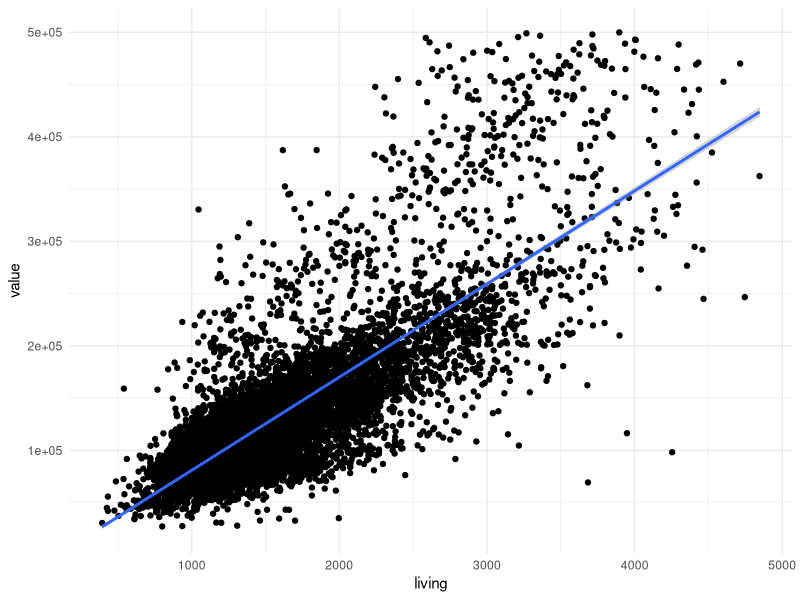
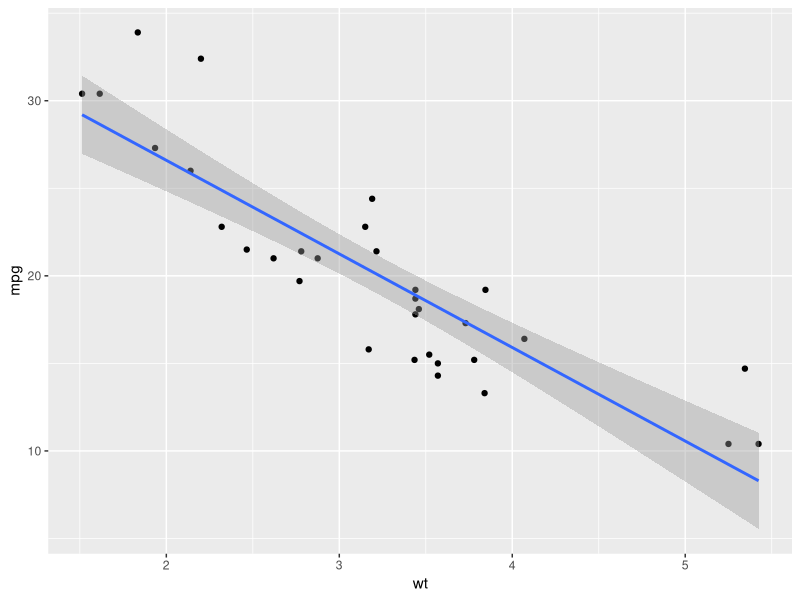
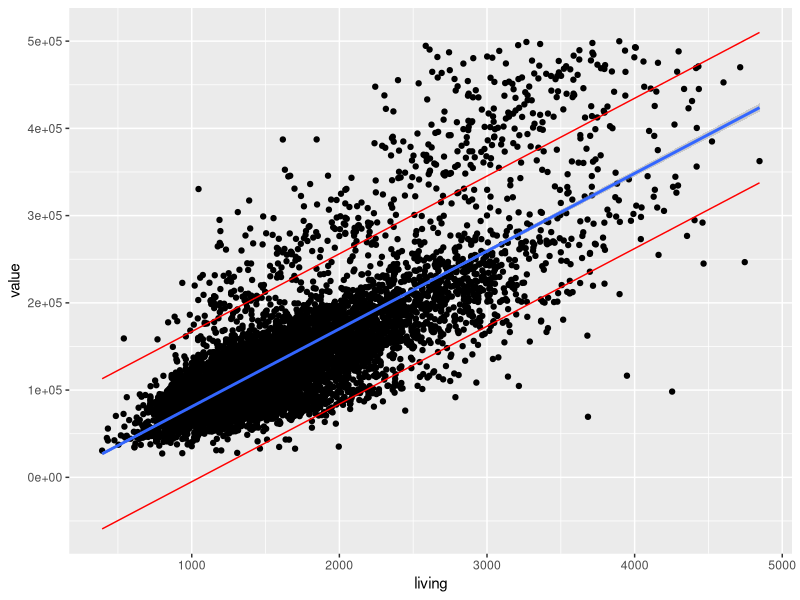

The R script that drew these images, in order:
## ---- chunk 1
knitr::opts_chunk$set(echo = TRUE, 
                      warning=FALSE, 
                      message=FALSE,
                      comment=NA, 
                      fig.align='center', 
                      fig.width=5, 
                      fig.height=5)
library(tidyverse)
## ---- chunk 2
d = read.csv('NewHavenHousing.csv')

## remove houses over $500k, 5000 sq ft, and 10 acres
d = d[d$living<=5000 & d$value<=500000 & d$land<=10,]   
d = d %>% filter(living<=5000, value<=500000, land<=10) ## same

m1 = lm(value ~ living, data=d)
d$yhat = predict(m1, newdata=d)
## ---- chunk 3
sse = sum((d$value - d$yhat)^2)
s2 = sse/(nrow(d)-2)
s2
s=sqrt(s2)
s
## ---- chunk 4
s2 = sum(m1$residuals^2)/(nrow(d)-2)
s = sqrt(s2)
s
## ---- chunk 5
summary(m1)
## ---- chunk 6
summary(m1)$sigma
## ---- chunk 7
m2 = lm(mpg~wt, data=mtcars)
summary(m2)
summary(m2)$sigma
sigma(m2)
## ---- chunk 8
sxx = sum((d$living - mean(d$living))^2)
s2beta1 = s2/sxx
sbeta1 = sqrt(s2beta1)
sbeta1
## ---- chunk 9
summary(m1)$coefficient

## ---- chunk 10
n = nrow(d)
tstar = qt(.975, df = n-2)
tstar
beta1 = as.numeric(m1$coefficients[2])
beta1 - tstar*sbeta1
beta1 + tstar*sbeta1
## ---- chunk 11
confint(m1, parm=c('living'), level=.95)
#confint(m1, parm = '(Intercept)', level=.95)
## ---- chunk 12
t = beta1/sbeta1
t
pt(-t, df=n-2)*2
## ---- chunk 13
summary(m1)
## ---- chunk 14
d$yhat = predict(m1, newdata=d)
xstar = d$living[1]
yhat = d$yhat[1]

## find standard deviation of yhat
sy = s*sqrt(1/n + (xstar - mean(d$living))^2/sxx)
sy

t = qt(.975, df=n-2)
t

## find CI
yhat - t*sy ## same t as above
yhat + t*sy 
## ---- chunk 15
d$yhat    = predict(m1, newdata=d)
d$yhat.se = predict(m1, newdata=d, se.fit=T)$se.fit
d$yhat.lower = predict(m1, newdata=d, interval = 'confidence', level=.95)[,'lwr']
d$yhat.upper = predict(m1, newdata=d, interval = 'confidence', level=.95)[,'upr']
head(d[,c('living', 'value', 'yhat', 'yhat.se', 'yhat.lower', 'yhat.upper')],2)

## ---- chunk 16
ggplot(data=d, aes(x=living, y=value))+
  geom_point()+
  geom_smooth(method='lm')+
  theme_minimal()
## ---- chunk 17
head(mtcars)
ggplot(mtcars, aes(x=wt, y=mpg))+
  geom_point()+
  geom_smooth(method='lm')
## ---- chunk 18
yhat - t*sqrt(s^2+sy^2) ## same t as above
yhat + t*sqrt(s^2+sy^2)
## ---- chunk 19
d$y.lower = predict(m1, newdata=d, interval='prediction', level=.95)[,'lwr']
d$y.upper = predict(m1, newdata=d, interval='prediction', level=.95)[,'upr']
head(d)
## ---- chunk 20
ggplot(data=d, aes(x=living, y=value))+
  geom_point()+
  geom_smooth(method='lm')+
  geom_line(aes(x=living, y=y.lower), color='red')+
  geom_line(aes(x=living, y=y.upper), color='red')

## ---- chunk 21
pts.inside = length(which(d$value >= d$y.lower & 
                            d$value <= d$y.upper))
total.points = nrow(d)
pts.inside/total.points

